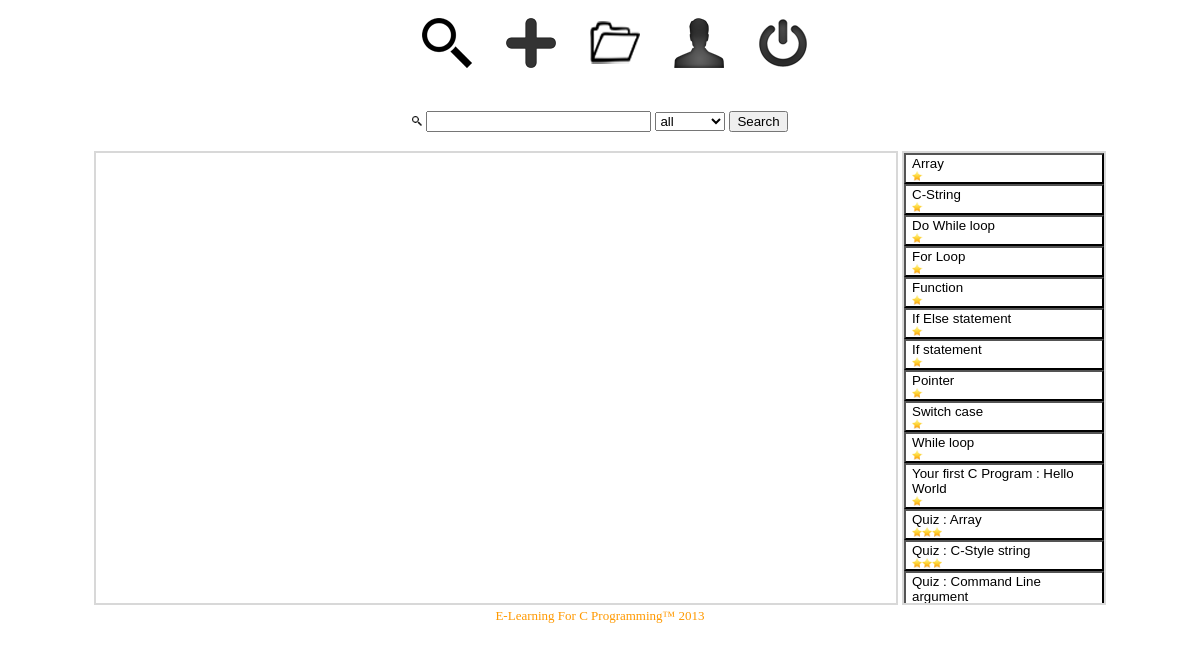
/elcp_home.php (signed in), run on the app's committed database.
### tables this page shows
CREATE TABLE IF NOT EXISTS `flash` (
  `flash_id` int(11) NOT NULL AUTO_INCREMENT,
  `flash_title` varchar(99) NOT NULL,
  `flash_note` varchar(999) NOT NULL,
  `flash_file` varchar(99) NOT NULL,
  `flash_privacy` varchar(99) NOT NULL,
  `flash_level` varchar(99) NOT NULL,
  `flash_author` varchar(99) NOT NULL,
  PRIMARY KEY (`flash_id`)
);

### src/elcp_home.php (the view, shortened to what this page needs)
<div align='center'>
<link rel="stylesheet" type="text/css" href="dynamicdrive.css">
<ul class="flatflipbuttons">
<li><a href="elcp_home.php"><span><img src='hyHome.png'/></span></a> <b>Home</b></li>
<li><a href="elcp_upload.php"><span><img src='hyUpload.png'/></span></a> <b>Upload</b></li>
<li><a href="elcp_flash.php"><span><img src='hyTutorial.png'/></span></a> <b>My Flash</b></li>
<li><a href="elcp_profile.php"><span><img src='hyProfile.png'/></span></a> <b>Profile</b></li>
<li><a href="elcp.php"><span><img src='hyLogout.png'/></span></a> <b>Logout</b></li>
</ul>
<form method='post' action=''>
<img width='10' height='10' src='hyHome.png' />
<input type='text' name='q' size='25'>
<select name='l'>
<option selected>all</option>
</select>
<input type='submit' name='submit' value='Search' />
</form>
<?php
$mysql=mysqli_connect("localhost","root","","test");
echo "<table>";
echo "<tr>";
echo "<td><div style='border:2px solid #d8d8d8; height: 450px; width: 800px; font-size: 12px; overflow: auto;'><p id='youtube'></p></div></td>";
echo "<td valign='baseline'><div style='border:2px solid #d8d8d8; height: 450px; width:200px; overflow: auto;'>";
if(isset($_POST['submit']))
{
	if($_POST['l']=="all")
	{
		$sql="select * from flash where flash_privacy='public' and flash_title like '%".$_POST[q]."%' order by flash_level,flash_title";
	}
	else
	{
		$sql="select * from flash where flash_privacy='public' and flash_title like '%".$_POST[q]."%' and flash_level='".$_POST['l']."' order by flash_level,flash_title";
	}
	if(mysqli_connect_errno($mysql))
	{
		echo "cannot connect to database";
	}
	else
	{
		$output=mysqli_query($mysql,$sql);
		while($raw=mysqli_fetch_array($output))
		{
			echo "<button style='width:100%; text-align:left; background-color:#FFFFFF; ' onclick='ajax1(\"".$raw['flash_id']."\")'>";
			echo $raw['flash_title']."</br>";
			if($raw['flash_level']=="easy")
			{
				echo "<img width='30' height='10' src='easy.png' />";
			}
			else if($raw['flash_level']=="medium")
			{
				echo "<img width='30' height='10' src='medium.png' />";
			}
			else if($raw['flash_level']=="xpert")
			{
				echo "<img width='30' height='10' src='xpert.png' />";
			}
			echo "</button>";
		}
	}
}
else
{
	if(mysqli_connect_errno($mysql))
	{
		echo "cannot connect to database";
	}
	else
	{
		$sql="select * from flash where flash_privacy='public' and flash_title like '%".$_POST[q]."%' order by flash_level,flash_title";
		$output=mysqli_query($mysql,$sql);
		while($raw=mysqli_fetch_array($output))
		{
			echo "<button style='width:100%; text-align:left; background-color:#FFFFFF;' onclick='ajax1(\"".$raw['flash_id']."\")'>";
			echo $raw['flash_title']."</br>";
			if($raw['flash_level']=="easy")
			{
				echo "<img width='30' height='10' src='easy.png' />";
			}
			else if($raw['flash_level']=="medium")
			{
				echo "<img width='30' height='10' src='medium.png' />";
			}
			else if($raw['flash_level']=="xpert")
			{
				echo "<img width='30' height='10' src='xpert.png' />";
			}
			echo "</button>";
		}
	}
}
echo "</div></td>";
echo "</tr>";
echo "</table>";
?>
<font size="2" color="#FF9900">E-Learning For C Programming&trade; 2013</font>
</div>

### src/dynamicdrive.css (style rules this page uses)
ul.flatflipbuttons li { margin:0; display: inline-block; width: 70px; height: 70px; margin-right: 10px; background: white; text-transform: uppercase; text-align: center; }
ul.flatflipbuttons li a { display:table; font: bold 36px Arial; width: 100%; height: 100%; margin-bottom: 4px; color: black; background: #3B9DD5; text-decoration: none; outline: none; -webkit-transition:all 300ms ease-out; -moz-transition:all 300ms ease-out; transition:all 300ms ease-out; }
ul.flatflipbuttons li:nth-of-type(1) a { color: white; background: #FFFFFF; }
ul.flatflipbuttons li:nth-of-type(2) a { background: #FFFFFF; }
ul.flatflipbuttons li:nth-of-type(3) a { background: #FFFFFF; }
ul.flatflipbuttons li:nth-of-type(4) a { color: white; background: #FFFFFF; }
ul.flatflipbuttons li:nth-of-type(5) a { background: #FFFFFF; }
ul.flatflipbuttons li a span { -moz-box-sizing: border-box; -webkit-box-sizing: border-box; box-sizing: border-box; display: table-cell; vertical-align: middle; width: 100%; height: 100%; -webkit-transition: all 300ms ease-out; -moz-transition: all 300ms ease-out; transition: all 300ms ease-out; }
ul.flatflipbuttons li a img { border-width: 0; vertical-align: middle; }

### data on the page
flash: $raw['flash_id'] 1 (drawn), flash_title "Array"
flash: flash_title "C-String"
flash: flash_title "Do While loop"
flash: flash_title "For Loop"
flash: flash_title "Function"
flash: flash_title "If Else statement"
flash: flash_title "If statement"
flash: flash_title "Pointer"
flash: $raw['flash_id'] 10 (drawn), flash_title "Switch case"
flash: flash_title "While loop"
flash: flash_title "Your first C Program : Hello World"
flash: flash_title "Quiz : Array"
flash: flash_title "Quiz : C-Style string"
flash: flash_title "Quiz : Command Line argument"
